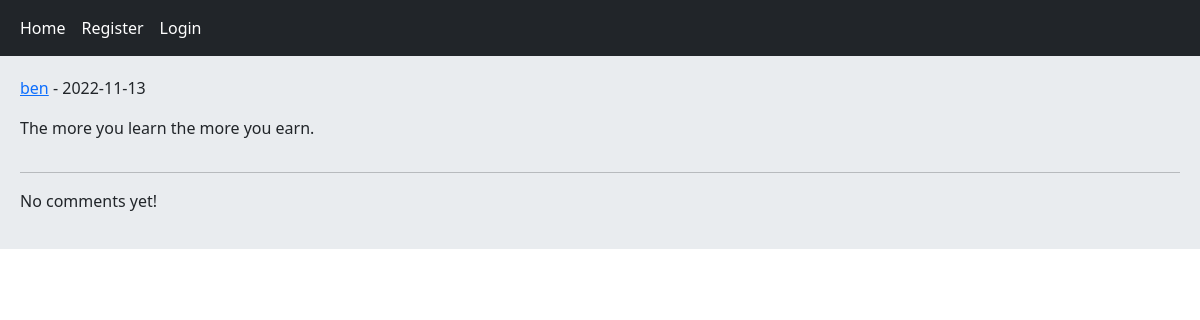
The app's page /post/4/the-more-you-learn-the-more-you-earn, older data.
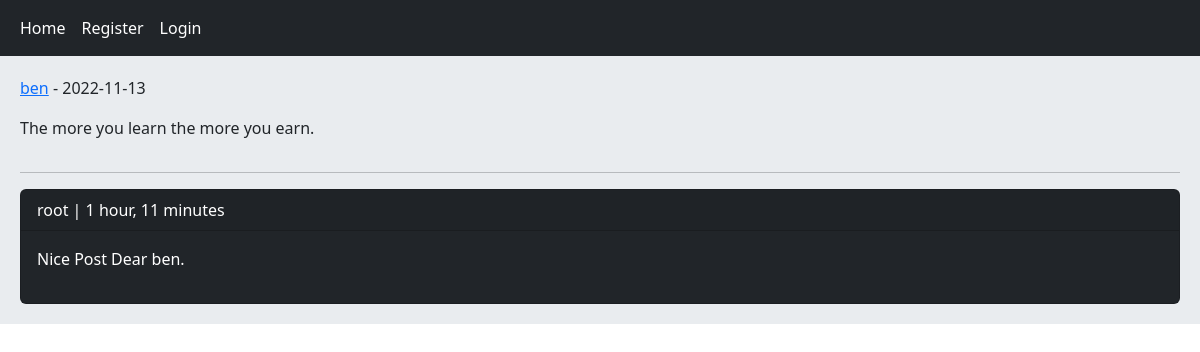
The same page, newer data.
### home/models.py (models this page shows, shortened)
class Post(models.Model):
    user = models.ForeignKey(User, on_delete=models.CASCADE, related_name='posts')
    body = models.TextField()
    slug = models.SlugField()
    created = models.DateTimeField(auto_now_add=True)
    updated = models.DateTimeField(auto_now=True)
    class Meta:
        ordering = ['-created']

class Comment(models.Model):
    user = models.ForeignKey(User, on_delete=models.CASCADE, related_name='ucomments')
    post = models.ForeignKey(Post, on_delete=models.CASCADE, related_name='pcomments')
    reply = models.ForeignKey('self', on_delete=models.CASCADE, related_name='rcomments', blank=True, null=True)
    is_reply = models.BooleanField(default=False)
    body = models.TextField(max_length=400)
    created = models.DateTimeField(auto_now_add=True)

### home/views.py (the view)
# urls.py: path('post/<int:post_id>/<slug:post_slug>', views.PostDetailView.as_view(), name='post_detail'),
class PostDetailView(View):
    def get(self, request, post_id, post_slug):
        post = get_object_or_404(Post, pk=post_id, slug=post_slug)
        comments = post.pcomments.filter(is_reply=False)
        return render(request, 'home/detail.html', {'post': post, 'comments': comments})

### home/templates/home/detail.html (shortened to what this page needs)
{% extends 'base.html' %}
{% block content %}
	<div class="row">
		<div class="col-10">
			<p><a href="{% url 'account:user_profile' post.user.id %}">{{ post.user.username }}</a> - {{ post.updated|date:"Y-m-d" }}</p>
			<p>{{ post.body }}</p>
		</div>
		<div class="col-2 text-end">
		</div>
	</div>
	<hr>
	{% for comment in comments %}
		<div class="card bg-dark text-white">
			<p class="card-header">{{ comment.user }} | {{ comment.created|timesince }}</p>
			<p class="card-body">{{ comment.body }}</p>
		</div>
	{% empty %}
		<p>No comments yet!</p>
	{% endfor %}
{% endblock %}

### templates/base.html (shortened to what this page needs)
<!DOCTYPE html>
<html lang="en">
<head>
	<link href="https://cdn.jsdelivr.net/npm/bootstrap@5.2.2/dist/css/bootstrap.min.css" rel="stylesheet"
>
</head>
<body>
	{% include 'inc/navbar.html' %}
	<div class="jumbotron">
		{% block content %}{% endblock %}
	</div>
</body>
</html>

### templates/inc/navbar.html (shortened to what this page needs)
<nav class="navbar navbar-expand-lg bg-dark navbar-dark">
  <div class="container-fluid">
    <div class="navbar-nav col-11">
      <a class="nav-link active" href="{% url 'home:home' %}">Home</a>
			{% if not request.user.is_authenticated %}
      <a class="nav-link active" href="{% url 'account:user_register' %}">Register</a>
      <a class="nav-link active" href="{% url 'account:user_login' %}">Login</a>
				</div>
				{% endif %}
		</div>
</nav>

### templates/base.html (style rules this page uses)
.jumbotron { padding: 20px; margin-bottom: 20px; background-color: #e9ecef; }

Row changes from the older to the newer data that the page shows:
added Comment: user "root", created "1 hour, 11 minutes", body "Nice Post Dear ben."
Text that changed along with them:
text no longer shown: "No comments yet!"
